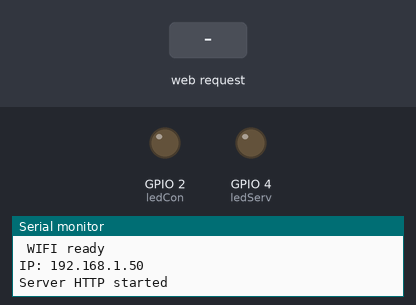
A sketch run on a simulated ESP8266 (NodeMCU). On the bench: output pins drawn as LEDs (lit = HIGH), the last lines printed to the serial monitor. Inputs (shaded band) come from the test bench. WiFi joins after 1.5 s; servers stay silent unless stated.

Above: at 2.7 s.
2.8 s: HTTP request GET / received
At 5.4 s:
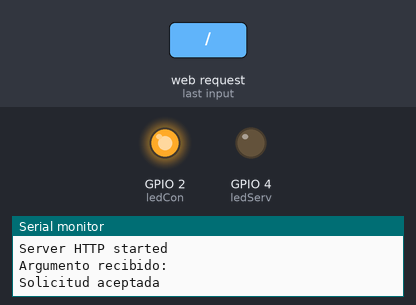
5.8 s: HTTP request GET /?LED=ON received
At 6.5 s:
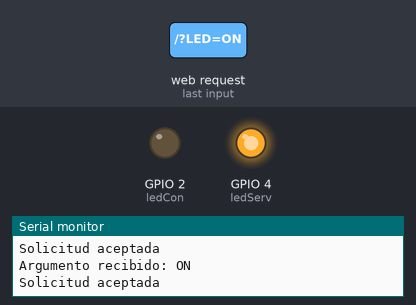
8.8 s: HTTP request GET /?LED=OFF received
At 10.0 s:
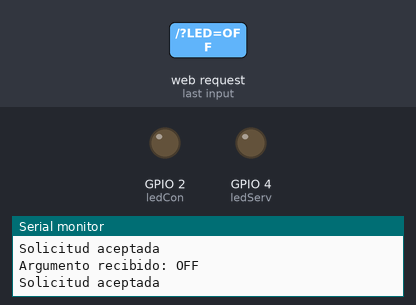
Timing chart, 0 to 11.8 s (numbered marks = the images above; inputs shaded):
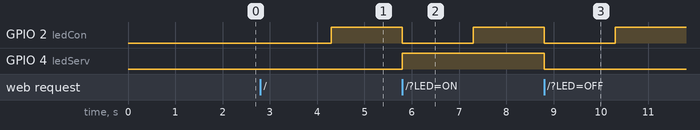

The sketch:

Server_get.ino
```cpp
#include <ESP8266WiFi.h>
#include <ESP8266WebServer.h>

#define ledServ 4
#define ledCon 2


//Introducir Parámetros de la red a la que te quieres conectar_ SSID y PASSWORD
const char* ssid="SSID";
const char* password="PASSWORD";

String ESTADO = "En espera, ON/OFF";

const char* html_page PROGMEM = "<!DOCTYPE html><html><head> <title>Mi Pagina de Pruebas IoT: Danipr20</title></head><body> <h1>Bienvenido a Mi Pagina IoT Pedazo de Gilipollas</h1> <p>Monepe, eres un cacho de pedazo de trozo de mierda. Comete una napolitana en mi honor</p> <p>Estado del dispositivo: <span id=\"estado\">Desconectado</span></p> <button onclick=\"encender()\">Encender</button> <button onclick=\"apagar()\">Apagar</button> <script> function encender() { document.getElementById('estado').innerText = 'Encendido'; // Aquí puedes agregar código para controlar tu dispositivo IoT cuando se enciende. } function apagar() { document.getElementById('estado').innerText = 'Apagado'; // Aquí puedes agregar código para controlar tu dispositivo IoT cuando se apaga. } </script></body></html>";

ESP8266WebServer server(80);

// ip?LED=0/1
void handleRoot() {
  server.send(200, "text/html", html_page);

  String ledState = server.arg("LED");
  Serial.print("Argumento recibido: ");
  ledState.toUpperCase();
  Serial.println(ledState);


  if (ledState == "ON") {
    digitalWrite(ledServ, HIGH);
  }

  if (ledState == "OFF") {
    digitalWrite(ledServ, LOW);
  }


  digitalWrite(ledCon, LOW);
  Serial.println("Solicitud aceptada");
  delay(1500);
  digitalWrite(ledCon, HIGH);
}

void setup() {
  pinMode(ledCon, OUTPUT);
  pinMode(ledServ, OUTPUT);
  Serial.begin(115200);

  Serial.println("\nWIFI station setting");
  WiFi.mode(WIFI_STA);
  WiFi.begin(ssid, password);

  while (WiFi.status() != WL_CONNECTED) {
    delay(1500);
    Serial.print(".");
  }
  Serial.println("\n WIFI ready");
  Serial.print("IP: ");
  Serial.println(WiFi.localIP());
  server.on("/", handleRoot);
  server.begin();
  Serial.println("Server HTTP started");
}

void loop(){
  server.handleClient();
}
```

Measured:
- after the input at 2.8 s, GPIO 2 (ledCon): LOW → HIGH after 1.5 s
- after the input at 5.8 s, GPIO 2 (ledCon): HIGH → LOW at once, → HIGH 1.5 s later; GPIO 4 (ledServ): LOW → HIGH at once
- after the input at 8.8 s, GPIO 2 (ledCon): HIGH → LOW at once, → HIGH 1.5 s later; GPIO 4 (ledServ): HIGH → LOW at once
